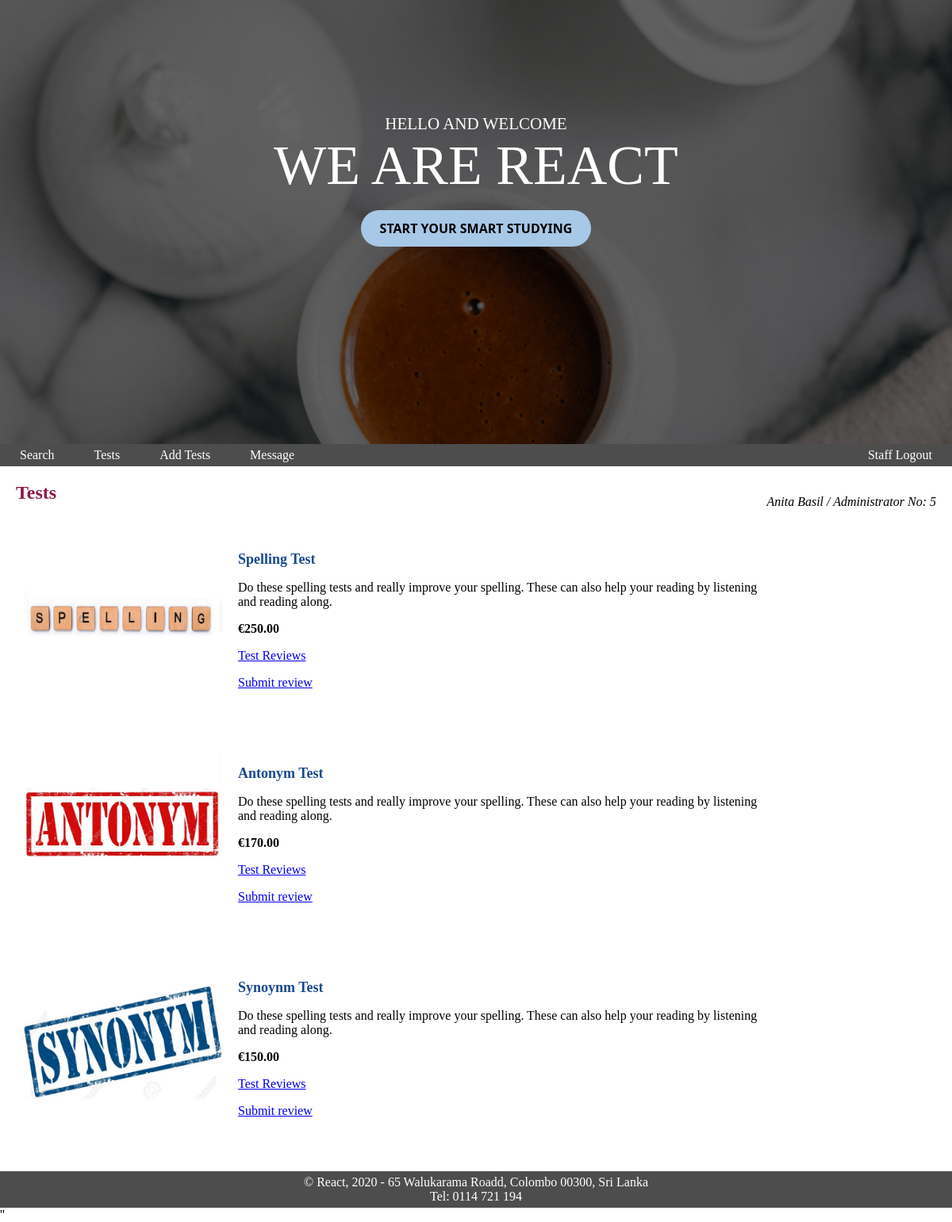
The app's page /products.php (signed in) with its own data.
### tables this page shows
CREATE TABLE IF NOT EXISTS tests (
    testId INT(4) NOT NULL AUTO_INCREMENT,
    testName VARCHAR(30) NOT NULL,
    testPicNameSmall VARCHAR(100) NOT NULL,
    testPicNameLarge VARCHAR(100) NOT NULL,
    testDescripShort VARCHAR(1000) NULL,
    testDescripLong VARCHAR(3000) NULL,
    testPrice DECIMAL(6, 2) NOT NULL,
    CONSTRAINT proid_product_pk PRIMARY KEY (testId),
    CONSTRAINT prodname_product_unique UNIQUE (testName)
  );

### products.php (the view, shortened to what this page needs)
<?php
include("db.php");
echo "<link rel=stylesheet type=text/css href=mystylesheet.css>";
$pagename = "Tests";
echo "<body>";
include("detectlogin.php");
echo "<h4>" . $pagename . "</h4>";
if (isset($_GET['searchValue']) && isset($_GET['searchBy']) && isset( $_GET['sortBy']) && isset($_GET['searchType'])) {
    $searchValue = $_GET['searchValue'];
    $searchCategory = $_GET['searchBy'];
    $sortOrder = $_GET['sortBy'];
    $searchType = $_GET['searchType'];
    if ($searchType == 'exact') {
        $SQL = "SELECT `testId`, `testName`, `testPicNameSmall`, `testPicNameLarge`, `testDescripShort`, `testDescripLong`, `testPrice` FROM `tests` WHERE ".$searchCategory."=".$searchValue." ";
        $exeSQL = mysqli_query($conn, $SQL) or die(mysqli_error($conn));
        echo "<table style='border: 0px'>";
        while ($arrayp = mysqli_fetch_array($exeSQL)) {
            if ($arrayp == null) {
                echo "<p><h5>No tests available!</h5>";
            } else {
                echo "<tr>";
                echo "<td style='border: 0px'>";
                echo "<a href=prodbuy.php?u_prod_id=" . $arrayp['testId'] . "&view=yes>";
                echo "<img src=images/" .$arrayp['testPicNameSmall']. " height=250 width=250>";
                echo "</a>";
                echo "</td>";
                echo "<td style='border: 0px'>";
                echo "<p><h5>" . $arrayp['testName'] . "</h5>";
                echo "<p>" . $arrayp['testDescripShort'];
                echo "<p><b>&euro;" . $arrayp['testPrice'] . "</b>";
                echo "<p><a href=ratings.php?u_prodid=" . $arrayp['testId'] . ">Test Reviews</a></p>";
                echo "<p><a href=rating_form.php?u_prodid=" . $arrayp['testId'] . ">Submit review</a></p>";
                echo "</td>";
                echo "</tr>";
            }
        }
        echo "</table>";
    }else{
        $SQL = "SELECT `testId`, `testName`, `testPicNameSmall`, `testPicNameLarge`, `testDescripShort`, `testDescripLong`, `testPrice` FROM `tests` WHERE ".$searchCategory." LIKE '%".$searchValue."%'";
        $exeSQL = mysqli_query($conn, $SQL) or die(mysqli_error($conn));
        echo "<table style='border 0px'>";
        while ($arrayp = mysqli_fetch_array($exeSQL)) {
            if ($arrayp == null) {
                echo "<p><h5>No tests available!</h5>";
            } else{
                echo "<tr>";
                echo "<td style='border: 0px'>";
                echo "<a href=prodbuy.php?u_prod_id=" . $arrayp['testId'] . "&view=yes>";
                echo "<img src=images/" .$arrayp['testPicNameSmall']. " height=250 width=250>";
                echo "</a>";
                echo "</td>";
                echo "<td style='border: 0px'>";
                echo "<p><h5>" . $arrayp['testName'] . "</h5>";
                echo "<p>" . $arrayp['testDescripShort'];
                echo "<p><b>&euro;" . $arrayp['testPrice'] . "</b>";
                echo "<p><a href=ratings.php?u_prodid=" . $arrayp['testId'] . ">Test Reviews</a></p>";
                echo "<p><a href=rating_form.php?u_prodid=" . $arrayp['testId'] . ">Submit review</a></p>";
                echo "</td>";
                echo "</tr>";
            }
        }
    }
        echo "</table>";
} else {
    $SQL = "select testId, testName, testPicNameSmall, testDescripShort, testPrice from tests";
    $exeSQL = mysqli_query($conn, $SQL) or die(mysqli_error($conn));
    echo "<table style='border: 0px'>";
    while ($arrayp = mysqli_fetch_array($exeSQL)) {
            echo "<tr>";
                echo "<td style='border: 0px'>";
                echo "<a href=prodbuy.php?u_prod_id=" . $arrayp['testId'] . "&view=yes>";
                echo "<img src=images/" .$arrayp['testPicNameSmall']. " height=250 width=250>";
                echo "</a>";
                echo "</td>";
                echo "<td style='border: 0px'>";
                echo "<p><h5>" . $arrayp['testName'] . "</h5>";
                echo "<p>" . $arrayp['testDescripShort'];
                echo "<p><b>&euro;" . $arrayp['testPrice'] . "</b>";
                echo "<p><a href=ratings.php?u_prodid=" . $arrayp['testId'] . ">Test Reviews</a></p>";
                echo "<p><a href=rating_form.php?u_prodid=" . $arrayp['testId'] . ">Submit review</a></p>";
                echo "</td>";
                echo "</tr>";
    }
    echo "</table>";
}
echo "</body>";
?>''

### mystylesheet.css (style rules this page uses)
body { background-image: url("background_img.png"); }
#navigation { float: left; width: 100%; background: #4d4d4d; }
#navigation ul { margin: 0; padding: 0; }
#navigation ul li { list-style-type: none; display: inline; }
#navigation li a { display: block; float: left; padding: 5px 25px; color: #FFF; text-decoration: none; border-right: 0px solid#fff; }
#content { clear: left; padding: 20px; }
#content h4 { color:#8d194a; font-size: 24; margin: 0 0 .5em; }
#content h5 { color:#194a8d; font-size: 18; margin: 0 0 .5em; }
#footer { background:#4d4d4d; text-align: center; padding: 5px; color: #fff; }
table, th, td { border-collapse: collapse; border: 2px solid #4a8d19; }
td { padding:10px; text-align:left; color:#000000; }
html, body { height: 100vh; width: 100%; background-image: url("background_img.png"); padding: 0; margin: 0; }
.background { position: relative; text-align: center; color: white; height: 70%; width: 100%; background-image: url(./images/homepage.jpg); background-size: cover; overflow: hidden; background-repeat: no-repeat; background-attachment: fixed; }
.background-layer { background: rgba(0, 0, 0, 0.6); height: 100%; }
.brandname { position: absolute; color: #000000; text-align: center; font-family: Teen, Futura; color: #fff; margin-top: 0%; font-size: 70px; width: 100%; }
.brandtext { font-size: 21px; margin: 0%; text-align: center; padding: 12% 10% 0% 10%; font-family: grotesk, Futura; font-weight: normal; color: #fff; }
.button { border: none; color: black; border-radius: 30px; padding: 1% 2%; text-align: center; text-decoration: none; display: inline-block; font-size: 16px; margin-top: 8%; cursor: pointer; transition-duration: 0.4s; font-family: "Segoe UI", Tahoma, Geneva, Verdana, sans-serif; font-weight: bold; }
.brand-button { background: #a7c8e6; }

### records on screen
tests: testPicNameSmall (picture), testName "Spelling Test", testDescripShort "Do these spelling tests and really improve your spelling. These can also help your reading by listening and reading along.", testPrice "250.00"
tests: testPicNameSmall (picture), testName "Antonym Test", testDescripShort "Do these spelling tests and really improve your spelling. These can also help your reading by listening and reading along.", testPrice "170.00"
tests: testPicNameSmall (picture), testName "Synoynm Test", testDescripShort "Do these spelling tests and really improve your spelling. These can also help your reading by listening and reading along.", testPrice "150.00"

### other values on screen
$_SESSION['fname'] "Anita"
$_SESSION['sname'] "Basil"
$_SESSION["user_type"] "Administrator"
$_SESSION['userid'] "5"
$pagename "Tests"
